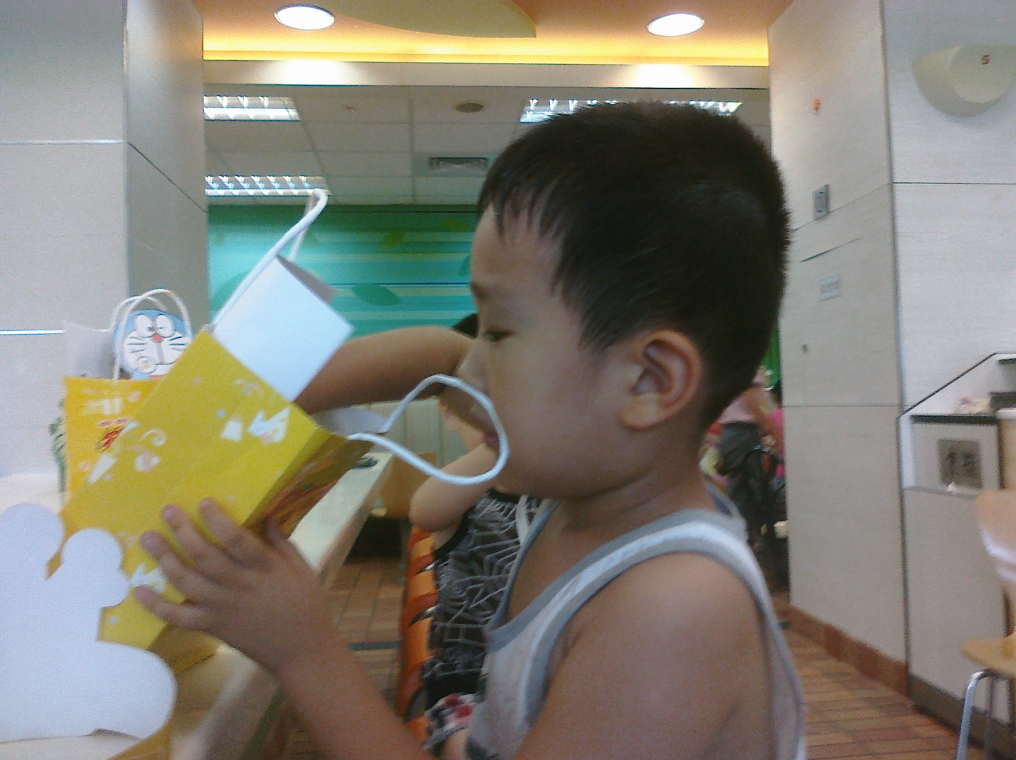
#> input picture 模块/cim.jpg, 2032 x 1520 px (shown at 1/2 size)
$ python '安装第三方模块.py'
#> lines starting #> are read from the running program, lines starting #| are printed output that depends on the picture

'''
windows:勾选了pip和add Python.exe to path
Linux Mac 系统自带

'''

"""
安装第三方库（模块），需要知道库（模块）的名字

pillow 非常强大的处理图像的工具库
安装：pip install pillow
如果报错，更新pip——pip install --upgrade pip
"""

# 引入三方库
from PIL import Image
im = Image.open("cim.jpg")
#> im is the input picture: PIL image 2032x1520 RGB; mean R, G, B 129.6, 125.7, 114.4
# 查看图片的信息
print(im.format, im.size, im.mode)
#| JPEG (2032, 1520) RGB

# 设置图片的大小
im.thumbnail((150, 100))
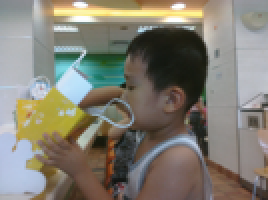
#> im: PIL image 134x100 RGB (shown 2 times larger); mean R, G, B 129.6, 125.7, 114.4
# 保存成新图片
im.save("temp.jpg", "JPEG")
